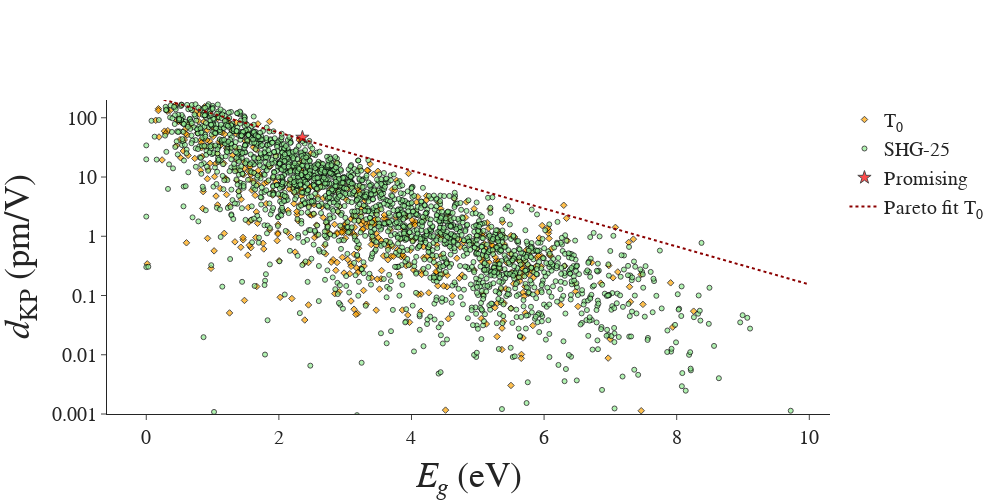

Here is the notebook cell this chart was saved with:
### Code cell
# dKP-Eg-(ns)-KDE with log-lin inset

# ==============================================================================================================================
fig = make_subplots(rows=1, cols=1)

# ROW 1 COL 1 =================================================================================================================

# Starting training set T_0
str_origin_nac = "Naccarato"
df_tmp = df_full[df_full["origin"] == str_origin_nac].drop(
    idx_promising_compounds, axis=0, errors="ignore"
)
fig.add_trace(
    go.Scatter(
        x=df_tmp["src_bandgap"],
        y=df_tmp["dKP"],
        mode="markers",
        marker=dict(
            color="orange",
            #    colorscale = ['lightgray','orange','aqua','lightgreen','white','pink'],
            symbol="diamond",
            size=5,
            showscale=False,
            line=dict(width=1, color="black"),
            opacity=0.7,
        ),
        showlegend=True,
        name="T<sub>0</sub>",
        text=[mpid for mpid in df_tmp.index.values],
    )
)

# Final new data (LDA)
str_origin_nac = "Naccarato"
df_tmp = df_full[df_full["origin"] != str_origin_nac].drop(
    idx_promising_compounds, axis=0, errors="ignore"
)
fig.add_trace(
    go.Scatter(
        x=df_tmp["src_bandgap"],
        y=df_tmp["dKP"],
        mode="markers",
        marker=dict(
            symbol="circle",
            size=5,
            color="lightgreen",
            showscale=False,
            line=dict(width=1, color="black"),
            opacity=0.7,
        ),
        showlegend=True,
        name="SHG-25",
        text=[mpid for mpid in df_tmp.index.values],
    )
)

# Interesting compounds
df_tmp = df_full.filter(idx_promising_compounds, axis=0)
fig.add_trace(
    go.Scatter(
        x=df_tmp["src_bandgap"],
        y=df_tmp["dKP"],
        mode="markers",
        marker=dict(
            symbol="star",
            size=10,
            color="red",
            showscale=False,
            line=dict(width=1, color="black"),
            opacity=0.7,
        ),
        showlegend=True,
        name="Promising",
        text=[mpid for mpid in df_tmp.index.values],
    )
)

# Fit Pareto T_0
fig.add_trace(
    go.Scatter(
        x=range_gap,
        y=fit_pareto_t0,
        mode="lines",
        line=dict(color="darkred", dash="dot"),
        showlegend=True,
        name="Pareto fit T<sub>0</sub>",
    )
)


# AXES
fig.update_xaxes(
    title="<i>E<sub>g</sub></i> (eV)",
    title_font_size=36,
    #   range = [-0.1, 8.4],
    row=1,
    col=1,
)
fig.update_xaxes(minor_ticks="")
fig.update_yaxes(
    title="<i>d</i><sub>KP</sub> (pm/V)",
    title_font_size=36,
    range=[-3.0, 2.3],
)
fig.update_yaxes(type="log")
fig.update_yaxes(minor_ticks="")
fig.update_yaxes(tickvals=[0.001, 0.01, 0.1, 1.0, 10.0, 100.0])


fig.update_layout(
    font={"family": "Arial", "size": 20},
)


fig.update_xaxes(
    showspikes=True,
    spikecolor="gray",
    spikethickness=2,
    spikesnap="cursor",
    spikemode="across",
)
fig.update_yaxes(
    showspikes=True,
    spikecolor="gray",
    spikethickness=2,
    spikesnap="cursor",
    spikemode="across",
)
fig.update_layout(hoverdistance=5)

# THEME OF GRAPH
fig.update_layout(template="simple_white")

fig.update_layout(width=1000, height=500)

fig.show()

name_fig = "log_dKP-Eg_all"
if not Path(f"figures/pdf/{name_fig}.pdf").exists():
    fig.write_image(f"figures/pdf/{name_fig}.pdf")
    fig.write_image(f"figures/svg/{name_fig}.svg")
    fig.write_image(f"figures/png/{name_fig}.png", scale=10)
    fig.write_html(f"figures/html/{name_fig}.html")

### Figure 1 — Plotly figure (JSON) as saved in the notebook; plotly's stock layout.template omitted (floating-point values rounded to 4 significant figures; data arrays with more than 128 entries replaced by an {"elided": "..."} marker saying what was removed)
{"data": [{"marker": {"color": "orange", "line": {"color": "black", "width": 1}, "opacity": 0.7, "showscale": false, "size": 5, "symbol": "diamond"}, "mode": "markers", "name": "T<sub>0</sub>", "showlegend": true, "text": {"elided": "552 str values"}, "type": "scatter", "x": {"elided": "552 float values"}, "y": {"elided": "552 float values"}}, {"marker": {"color": "lightgreen", "line": {"color": "black", "width": 1}, "opacity": 0.7, "showscale": false, "size": 5, "symbol": "circle"}, "mode": "markers", "name": "SHG-25", "showlegend": true, "text": {"elided": "2140 str values"}, "type": "scatter", "x": {"elided": "2140 float values"}, "y": {"elided": "2140 float values"}}, {"marker": {"color": "red", "line": {"color": "black", "width": 1}, "opacity": 0.7, "showscale": false, "size": 10, "symbol": "star"}, "mode": "markers", "name": "Promising", "showlegend": true, "text": ["mp-27529"], "type": "scatter", "x": [2.355], "y": [46.65]}, {"line": {"color": "darkred", "dash": "dot"}, "mode": "lines", "name": "Pareto fit T<sub>0</sub>", "showlegend": true, "type": "scatter", "x": [0, 0.101, 0.202, 0.303, 0.404, 0.5051, 0.6061, 0.7071, 0.8081, 0.9091, 1.01, 1.111, 1.212, 1.313, 1.414, 1.515, 1.616, 1.717, 1.818, 1.919, 2.02, 2.121, 2.222, 2.323, 2.424, 2.525, 2.626, 2.727, 2.828, 2.929, 3.03, 3.131, 3.232, 3.333, 3.434, 3.535, 3.636, 3.737, 3.838, 3.939, 4.04, 4.141, 4.242, 4.343, 4.444, 4.545, 4.646, 4.747, 4.848, 4.949, 5.051, 5.152, 5.253, 5.354, 5.455, 5.556, 5.657, 5.758, 5.859, 5.96, 6.061, 6.162, 6.263, 6.364, 6.465, 6.566, 6.667, 6.768, 6.869, 6.97, 7.071, 7.172, 7.273, 7.374, 7.475, 7.576, 7.677, 7.778, 7.879, 7.98, 8.081, 8.182, 8.283, 8.384, 8.485, 8.586, 8.687, 8.788, 8.889, 8.99, 9.091, 9.192, 9.293, 9.394, 9.495, 9.596, 9.697, 9.798, 9.899, 10], "y": [245.3, 227.7, 211.4, 196.2, 182.1, 169.0, 156.9, 145.6, 135.2, 125.5, 116.5, 108.1, 100.3, 93.14, 86.45, 80.25, 74.48, 69.14, 64.17, 59.57, 55.29, 51.32, 47.64, 44.22, 41.04, 38.09, 35.36, 32.82, 30.46, 28.28, 26.25, 24.36, 22.61, 20.99, 19.48, 18.08, 16.79, 15.58, 14.46, 13.42, 12.46, 11.57, 10.74, 9.964, 9.249, 8.585, 7.969, 7.397, 6.866, 6.373, 5.915, 5.49, 5.096, 4.73, 4.391, 4.075, 3.783, 3.511, 3.259, 3.025, 2.808, 2.606, 2.419, 2.246, 2.084, 1.935, 1.796, 1.667, 1.547, 1.436, 1.333, 1.237, 1.148, 1.066, 0.9895, 0.9185, 0.8525, 0.7913, 0.7345, 0.6818, 0.6328, 0.5874, 0.5452, 0.5061, 0.4697, 0.436, 0.4047, 0.3757, 0.3487, 0.3236, 0.3004, 0.2788, 0.2588, 0.2402, 0.223, 0.207, 0.1921, 0.1783, 0.1655, 0.1536]}], "layout": {"font": {"family": "Arial", "size": 20}, "height": 500, "hoverdistance": 5, "width": 1000, "xaxis": {"anchor": "y", "domain": [0, 1], "minor": {"ticks": ""}, "showspikes": true, "spikecolor": "gray", "spikemode": "across", "spikesnap": "cursor", "spikethickness": 2, "title": {"font": {"size": 36}, "text": "<i>E<sub>g</sub></i> (eV)"}}, "yaxis": {"anchor": "x", "domain": [0, 1], "minor": {"ticks": ""}, "range": [-3, 2.3], "showspikes": true, "spikecolor": "gray", "spikemode": "across", "spikesnap": "cursor", "spikethickness": 2, "tickvals": [0.001, 0.01, 0.1, 1, 10, 100], "title": {"font": {"size": 36}, "text": "<i>d</i><sub>KP</sub> (pm/V)"}, "type": "log"}}}
